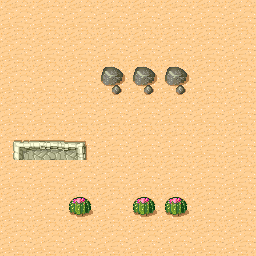

The image is a tile-based game level rendered from a .tmx file. Its description and complete source (layers, tilesets, objects, tile grids) follow:
An orthogonal 8x8 tile map with 32x32 px tiles, 2 tile layers (Desert, Props).

<map version="1.5" tiledversion="1.5.0" orientation="orthogonal" renderorder="right-down" width="8" height="8" tilewidth="32" tileheight="32" infinite="0" nextlayerid="6" nextobjectid="11">
 <tileset firstgid="1" name="desert" tilewidth="32" tileheight="32" spacing="1" margin="1" tilecount="48" columns="8">
  <image source="tmw_desert_spacing.png" width="265" height="199" />
  <tile id="30">
   <properties>
    <property name="collidable" type="bool" value="true" />
    <property name="type" value="cactus" />
   </properties>
  </tile>
  <tile id="31">
   <properties>
    <property name="collidable" type="bool" value="true" />
    <property name="type" value="rock" />
   </properties>
  </tile>
 </tileset>
 <layer id="4" name="Desert" width="8" height="8">
  <properties>
   <property name="drawLayer" value="Background" />
  </properties>
  <data encoding="csv">
30,30,30,30,30,30,30,30,
30,30,30,30,30,30,30,30,
30,30,30,30,30,30,30,30,
30,30,30,30,30,30,30,30,
25,26,27,30,30,30,30,30,
30,30,30,30,30,30,30,30,
30,30,30,30,30,30,30,30,
30,30,30,30,30,30,30,30
</data>
 </layer>
 <layer id="3" name="Props" width="8" height="8">
  <data encoding="csv">
0,0,0,0,0,0,0,0,
0,0,0,0,0,0,0,0,
0,0,0,32,32,32,0,0,
0,0,0,0,0,0,0,0,
0,0,0,0,0,0,0,0,
0,0,0,0,0,0,0,0,
0,0,31,0,31,31,0,0,
0,0,0,0,0,0,0,0
</data>
 </layer>
</map>